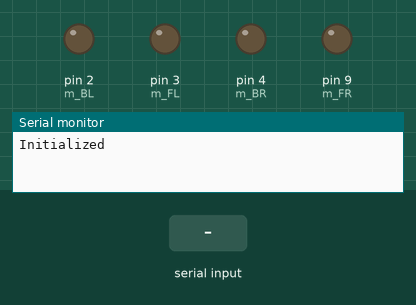
The sketch below on a simulated Arduino Uno, built with avr-gcc and run on an emulated ATmega328P. Parts: output pins drawn as LEDs (lit = HIGH), the last lines printed to the serial monitor. The test bench sets the inputs (shaded band).

Above: at 1.2 s.
1.3 s: "1" received over the second serial link
At 1.7 s:
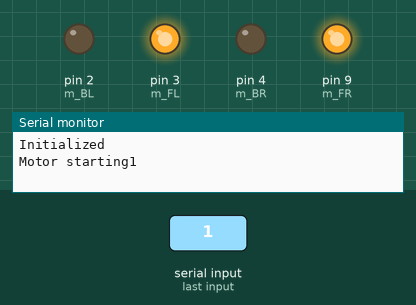
2.8 s: "0" received over the second serial link
At 4.2 s:
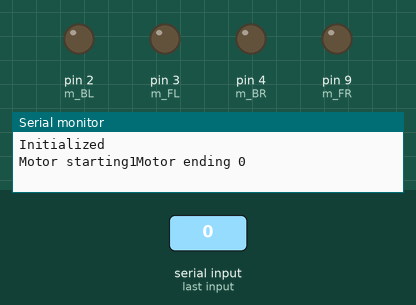
Timing chart, 0 to 5.8 s (numbered marks = the images above; inputs shaded):
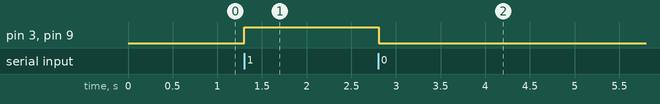

The sketch:

bluetoothmotors.ino.ino
```cpp
#define RxD A0 // Get receiving pin
#define TxD A1 // Get transmitting pin
#include <SoftwareSerial.h>
#define m_BL 2 // BACK LEFT   - digital
#define m_FL 3 // FRONT LEFT  - analog
#define m_BR 4 // BACK RIGHT  - digital
#define m_FR 9 // FRONT RIGHT - analog

SoftwareSerial serial = SoftwareSerial(RxD,TxD); // Setting up software serial

void setup() {
    serial.begin(38400); // Starting software serial
    Serial.begin(9600);
    Serial.println("Initialized");
     // set up motors
  pinMode(m_BL, OUTPUT);
  pinMode(m_FL, OUTPUT);
  pinMode(m_BR, OUTPUT);
  pinMode(m_FR, OUTPUT);
}

void loop() {
  String motors = "";
    while (serial.available() > 0) {
      motors.concat((char)serial.read());
    }
    if(motors != ""){
    if (motors == "1"){
      digitalWrite(m_FL, HIGH);
      digitalWrite(m_FR, HIGH);
      Serial.write("Motor starting");
    } else{
      digitalWrite(m_FL, LOW);
      digitalWrite(m_FR, LOW);
       Serial.write("Motor ending ");
    }
    Serial.print(motors);
    }
    delay(20);
}
```

Measured:
- after the input at 1.3 s, pin 3 (m_FL), pin 9 (m_FR): LOW → HIGH at once
- after the input at 2.8 s, pin 3 (m_FL), pin 9 (m_FR): HIGH → LOW at once
